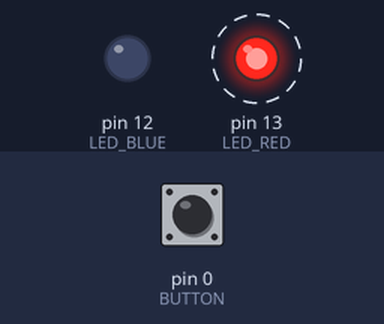
Bench run of a sketch on a simulated Arduino Uno, built with avr-gcc and run on an emulated ATmega328P. On the bench: output pins drawn as LEDs (lit = HIGH). Dashed ring = blinking. The inputs (shaded band) are chosen by the test bench; at power-on: pin 0 (BUTTON) HIGH.

Above: at 1.2 s.
1.3 s: pin 0 (BUTTON) pulled LOW for 0.15 s
At 1.37 s:
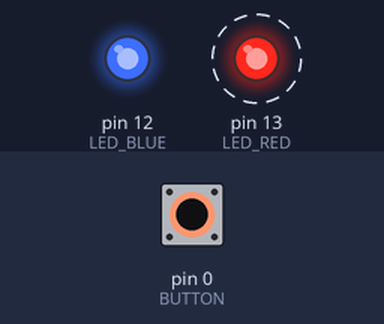
4.3 s: pin 0 (BUTTON) pulled LOW for 1 s
At 6.3 s:
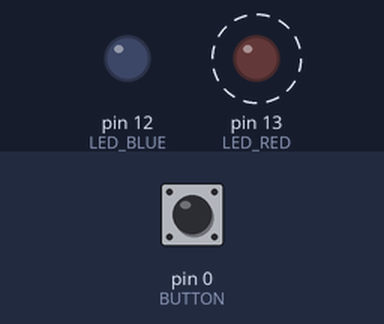
7.3 s: pin 0 (BUTTON) pulled LOW for 3.2 s
At 8.8 s:
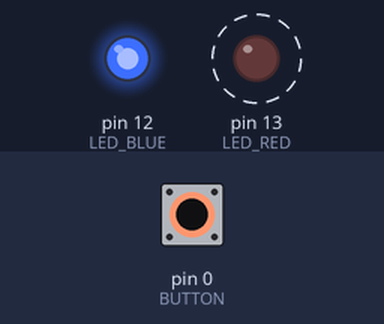
Timing chart, 0 to 18.0 s (numbered marks = the images above; inputs shaded):
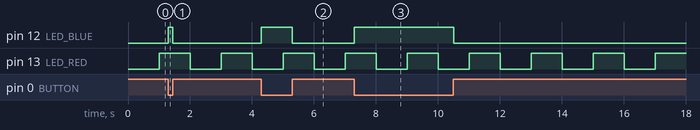

The sketch:

exercise1.ino
```cpp
// File: exercise1.ino

/* wp3 - exercise 1
 * John Dickson, Oliver Hansson, Sebastian Vingård Larsson
 * 2026-02-17
 * group: 27
 * Submission code: I2c7C5 */

#define LED_RED 13
#define LED_BLUE 12
#define BUTTON 0

// global variables
unsigned long lastBlink;
int ledRedOn = 0;

// Setup funcion
void setup() {
    // init pins and their modes
    pinMode(LED_RED, OUTPUT);
    pinMode(LED_BLUE, OUTPUT);
    pinMode(BUTTON, INPUT_PULLUP);

    // init the lastBlink var with the current time in millis()
    lastBlink = millis();
}

// main program loop
void loop() {
    const unsigned long interval = 1000; // 1 second in ms
	unsigned long now = millis(); // grab the current time in millis

    // if the current time subtracted by the value of lastBlink is greater-equal to
    // the value of interval, enter the if-block
  	if (now - lastBlink >= interval) {
  	    // if the red LED is NOT on, turn it on
    	if (!ledRedOn) {
    		digitalWrite(LED_RED, HIGH);
        } else { // otherwise, turn it off
          	digitalWrite(LED_RED, LOW);
        }

        // set lastBlink to the time of now and invert the value of ledRedOn
      	lastBlink = now;
      	ledRedOn = !ledRedOn;
    }

    // if the button is pressed, enter this if-block
    if (digitalRead(BUTTON)) {
        // as the button has mode INPUT_PULLUP defined, to turn on the blue LED
        // we need to set the value to LOW
        digitalWrite(LED_BLUE, LOW);
    } else { // If the button is NOT pressed, turn off the blue LED
        digitalWrite(LED_BLUE, HIGH);
    }
}
```

Measured:
- after the input at 1.3 s, pin 12 (LED_BLUE): LOW → HIGH at once, → LOW 0.15 s later
- after the input at 4.3 s, pin 12 (LED_BLUE): LOW → HIGH at once, → LOW 1.0 s later
- after the input at 7.3 s, pin 12 (LED_BLUE): LOW → HIGH at once, → LOW 3.2 s later
- by itself, pin 13 (LED_RED): alternates HIGH for 1.0 s and LOW for 1.0 s
